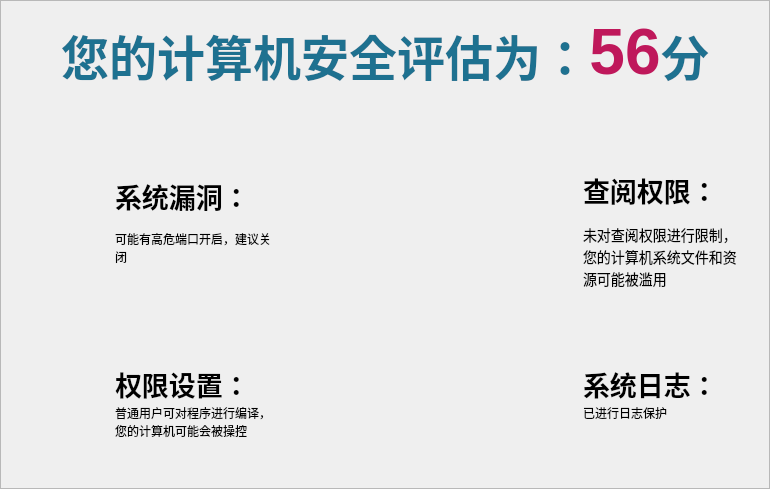
     <widget class="QWidget" name="pageOfMain">
      <layout class="QVBoxLayout" name="verticalLayout_4">
       <property name="spacing">
        <number>0</number>
       </property>
       <property name="leftMargin">
        <number>0</number>
       </property>
       <property name="topMargin">
        <number>0</number>
       </property>
       <property name="rightMargin">
        <number>0</number>
       </property>
       <property name="bottomMargin">
        <number>0</number>
       </property>
       <item>
        <widget class="QFrame" name="frameOfMain">
         <property name="styleSheet">
          <string notr="true">QFrame#frameOfMain
{
    border-image: url(:/img/background/snow-background.jpg);
}</string>
         </property>
         <property name="frameShape">
          <enum>QFrame::StyledPanel</enum>
         </property>
         <property name="frameShadow">
          <enum>QFrame::Raised</enum>
         </property>
         <layout class="QVBoxLayout" name="verticalLayout_2" stretch="1,4">
          <property name="spacing">
           <number>0</number>
          </property>
          <property name="leftMargin">
           <number>20</number>
          </property>
          <property name="topMargin">
           <number>15</number>
          </property>
          <property name="rightMargin">
           <number>20</number>
          </property>
          <property name="bottomMargin">
           <number>30</number>
          </property>
          <item>
           <layout class="QHBoxLayout" name="horizontalLayout" stretch="0,0,0,0,0">
            <property name="spacing">
             <number>0</number>
            </property>
            <item>
             <spacer name="horizontalSpacer_3">
              <property name="orientation">
               <enum>Qt::Horizontal</enum>
              </property>
              <property name="sizeHint" stdset="0">
               <size>
                <width>40</width>
                <height>20</height>
               </size>
              </property>
             </spacer>
            </item>
            <item>
             <widget class="QLabel" name="label">
              <property name="text">
               <string>&lt;html&gt;&lt;head/&gt;&lt;body&gt;&lt;p&gt;&lt;span style=&quot; font-size:36pt; font-weight:600; color:#1e7190;&quot;&gt;您的计算机安全评估为：&lt;/span&gt;&lt;/p&gt;&lt;/body&gt;&lt;/html&gt;</string>
              </property>
              <property name="alignment">
               <set>Qt::AlignBottom|Qt::AlignRight|Qt::AlignTrailing</set>
              </property>
             </widget>
            </item>
            <item>
             <widget class="QLabel" name="labelOfScore">
              <property name="text">
               <string>&lt;html&gt;&lt;head/&gt;&lt;body&gt;&lt;p&gt;&lt;span style=&quot; font-size:48pt; font-weight:600; color:#bf185b;&quot;&gt;56&lt;/span&gt;&lt;/p&gt;&lt;/body&gt;&lt;/html&gt;</string>
              </property>
              <property name="alignment">
               <set>Qt::AlignBottom|Qt::AlignHCenter</set>
              </property>
             </widget>
            </item>
            <item>
             <widget class="QLabel" name="label_2">
              <property name="text">
               <string>&lt;html&gt;&lt;head/&gt;&lt;body&gt;&lt;p&gt;&lt;span style=&quot; font-size:36pt; font-weight:600; color:#1e7190;&quot;&gt;分&lt;/span&gt;&lt;/p&gt;&lt;/body&gt;&lt;/html&gt;</string>
              </property>
              <property name="alignment">
               <set>Qt::AlignBottom|Qt::AlignLeading|Qt::AlignLeft</set>
              </property>
             </widget>
            </item>
            <item>
             <spacer name="horizontalSpacer_4">
              <property name="orientation">
               <enum>Qt::Horizontal</enum>
              </property>
              <property name="sizeHint" stdset="0">
               <size>
                <width>40</width>
                <height>20</height>
               </size>
              </property>
             </spacer>
            </item>
           </layout>
          </item>
          <item>
           <layout class="QGridLayout" name="gridLayout" rowstretch="0,0,0,0,0,0">
            <property name="sizeConstraint">
             <enum>QLayout::SetDefaultConstraint</enum>
            </property>
            <property name="leftMargin">
             <number>0</number>
            </property>
            <property name="topMargin">
             <number>0</number>
            </property>
            <property name="rightMargin">
             <number>0</number>
            </property>
            <property name="bottomMargin">
             <number>0</number>
            </property>
            <property name="horizontalSpacing">
             <number>40</number>
            </property>
            <property name="verticalSpacing">
             <number>0</number>
            </property>
            <item row="0" column="1">
             <layout class="QHBoxLayout" name="horizontalLayout_4">
              <property name="spacing">
               <number>10</number>
              </property>
             </layout>
            </item>
            <item row="0" column="0" rowspan="3">
             <layout class="QGridLayout" name="gridLayout_2">
              <property name="topMargin">
               <number>80</number>
              </property>
              <property name="horizontalSpacing">
               <number>10</number>
              </property>
              <property name="verticalSpacing">
               <number>0</number>
              </property>
              <item row="0" column="0">
               <widget class="clickLabel" name="iconOfSystemBug">
                <property name="sizePolicy">
                 <sizepolicy hsizetype="Preferred" vsizetype="Preferred">
                  <horstretch>0</horstretch>
                  <verstretch>0</verstretch>
                 </sizepolicy>
                </property>
                <property name="maximumSize">
                 <size>
                  <width>80</width>
                  <height>65</height>
                 </size>
                </property>
                <property name="baseSize">
                 <size>
                  <width>0</width>
                  <height>0</height>
                 </size>
                </property>
                <property name="text">
                 <string/>
                </property>
                <property name="pixmap">
                 <pixmap resource="../resource/res.qrc">:/img/scan/report/system-bug.png</pixmap>
                </property>
                <property name="scaledContents">
                 <bool>true</bool>
                </property>
                <property name="alignment">
                 <set>Qt::AlignCenter</set>
                </property>
               </widget>
              </item>
              <item row="0" column="1">
               <widget class="QLabel" name="titleOfSystemBug">
                <property name="maximumSize">
                 <size>
                  <width>160</width>
                  <height>16777215</height>
                 </size>
                </property>
                <property name="text">
                 <string>&lt;html&gt;&lt;head/&gt;&lt;body&gt;&lt;p&gt;&lt;span style=&quot; font-size:20pt; font-weight:600;&quot;&gt;系统漏洞：&lt;/span&gt;&lt;br/&gt;&lt;/p&gt;&lt;/body&gt;&lt;/html&gt;</string>
                </property>
                <property name="alignment">
                 <set>Qt::AlignBottom|Qt::AlignLeading|Qt::AlignLeft</set>
                </property>
               </widget>
              </item>
              <item row="1" column="1">
               <widget class="QLabel" name="textOfSystemBug">
                <property name="text">
                 <string>&lt;html&gt;&lt;head/&gt;&lt;body&gt;&lt;p&gt;可能有高危端口开启，建议关闭&lt;/p&gt;&lt;/body&gt;&lt;/html&gt;</string>
                </property>
                <property name="alignment">
                 <set>Qt::AlignLeading|Qt::AlignLeft|Qt::AlignTop</set>
                </property>
                <property name="wordWrap">
                 <bool>true</bool>
                </property>
               </widget>
              </item>
             </layout>
            </item>
            <item row="0" column="2" rowspan="3">
             <layout class="QGridLayout" name="gridLayout_4">
              <property name="topMargin">
               <number>80</number>
              </property>
              <property name="horizontalSpacing">
               <number>10</number>
              </property>
              <property name="verticalSpacing">
               <number>0</number>
              </property>
              <item row="0" column="0">
               <widget class="clickLabel" name="iconOfAccessRestriction">
                <property name="maximumSize">
                 <size>
                  <width>80</width>
                  <height>65</height>
                 </size>
                </property>
                <property name="text">
                 <string/>
                </property>
                <property name="pixmap">
                 <pixmap resource="../resource/res.qrc">:/img/scan/report/remote-management.png</pixmap>
                </property>
                <property name="scaledContents">
                 <bool>true</bool>
                </property>
                <property name="alignment">
                 <set>Qt::AlignCenter</set>
                </property>
               </widget>
              </item>
              <item row="0" column="1">
               <widget class="QLabel" name="titleOfAccessRestriction">
                <property name="maximumSize">
                 <size>
                  <width>160</width>
                  <height>16777215</height>
                 </size>
                </property>
                <property name="text">
                 <string>&lt;html&gt;&lt;head/&gt;&lt;body&gt;&lt;p&gt;&lt;span style=&quot; font-size:20pt; font-weight:600;&quot;&gt;查阅权限：&lt;/span&gt;&lt;br/&gt;&lt;/p&gt;&lt;/body&gt;&lt;/html&gt;</string>
                </property>
                <property name="alignment">
                 <set>Qt::AlignBottom|Qt::AlignLeading|Qt::AlignLeft</set>
                </property>
               </widget>
              </item>
              <item row="1" column="1">
               <widget class="QLabel" name="textOfAccessRestriction">
                <property name="text">
                 <string>&lt;html&gt;&lt;head/&gt;&lt;body&gt;&lt;p&gt;&lt;span style=&quot; font-family:'宋体'; font-size:10.5pt;&quot;&gt;未对查阅权限进行限制，您的计算机系统文件和资源可能被滥用&lt;/span&gt;&lt;/p&gt;&lt;/body&gt;&lt;/html&gt;</string>
                </property>
                <property name="alignment">
                 <set>Qt::AlignLeading|Qt::AlignLeft|Qt::AlignTop</set>
                </property>
                <property name="wordWrap">
                 <bool>true</bool>
                </property>
               </widget>
              </item>
             </layout>
            </item>
            <item row="1" column="1" rowspan="4">
             <widget class="QLabel" name="iconOfCenter">
              <property name="sizePolicy">
               <sizepolicy hsizetype="Preferred" vsizetype="Preferred">
                <horstretch>0</horstretch>
                <verstretch>0</verstretch>
               </sizepolicy>
              </property>
              <property name="maximumSize">
               <size>
                <width>130</width>
                <height>130</height>
               </size>
              </property>
              <property name="font">
               <font>
                <weight>50</weight>
                <bold>false</bold>
               </font>
              </property>
              <property name="text">
               <string/>
              </property>
              <property name="pixmap">
               <pixmap resource="../resource/res.qrc">:/img/scan/report/state-danger.png</pixmap>
              </property>
              <property name="scaledContents">
               <bool>true</bool>
              </property>
              <property name="alignment">
               <set>Qt::AlignCenter</set>
              </property>
              <property name="wordWrap">
               <bool>false</bool>
              </property>
             </widget>
            </item>
            <item row="3" column="0" rowspan="3">
             <layout class="QGridLayout" name="gridLayout_3">
              <property name="topMargin">
               <number>60</number>
              </property>
              <property name="horizontalSpacing">
               <number>10</number>
              </property>
              <property name="verticalSpacing">
               <number>0</number>
              </property>
              <item row="0" column="0">
               <widget class="clickLabel" name="iconOfRightSetting">
                <property name="maximumSize">
                 <size>
                  <width>80</width>
                  <height>80</height>
                 </size>
                </property>
                <property name="text">
                 <string/>
                </property>
                <property name="pixmap">
                 <pixmap resource="../resource/res.qrc">:/img/scan/report/right-setting.png</pixmap>
                </property>
                <property name="scaledContents">
                 <bool>true</bool>
                </property>
                <property name="alignment">
                 <set>Qt::AlignCenter</set>
                </property>
               </widget>
              </item>
              <item row="0" column="1">
               <widget class="QLabel" name="titleOfRightSetting">
                <property name="maximumSize">
                 <size>
                  <width>160</width>
                  <height>16777215</height>
                 </size>
                </property>
                <property name="text">
                 <string>&lt;html&gt;&lt;head/&gt;&lt;body&gt;&lt;p&gt;&lt;br/&gt;&lt;span style=&quot; font-size:20pt; font-weight:600;&quot;&gt;权限设置：&lt;/span&gt;&lt;/p&gt;&lt;/body&gt;&lt;/html&gt;</string>
                </property>
                <property name="alignment">
                 <set>Qt::AlignLeading|Qt::AlignLeft|Qt::AlignVCenter</set>
                </property>
               </widget>
              </item>
              <item row="1" column="1">
               <widget class="QLabel" name="textOfRightSetting">
                <property name="text">
                 <string>&lt;html&gt;&lt;head/&gt;&lt;body&gt;&lt;p&gt;普通用户可对程序进行编译，您的计算机可能会被操控&lt;/p&gt;&lt;/body&gt;&lt;/html&gt;</string>
                </property>
                <property name="alignment">
                 <set>Qt::AlignLeading|Qt::AlignLeft|Qt::AlignTop</set>
                </property>
                <property name="wordWrap">
                 <bool>true</bool>
                </property>
               </widget>
              </item>
             </layout>
            </item>
            <item row="3" column="2" rowspan="3">
             <layout class="QGridLayout" name="gridLayout_5">
              <property name="topMargin">
               <number>60</number>
              </property>
              <property name="horizontalSpacing">
               <number>10</number>
              </property>
              <property name="verticalSpacing">
               <number>0</number>
              </property>
              <item row="1" column="1">
               <widget class="QLabel" name="textOfSystemLog">
                <property name="text">
                 <string>已进行日志保护</string>
                </property>
                <property name="alignment">
                 <set>Qt::AlignLeading|Qt::AlignLeft|Qt::AlignTop</set>
                </property>
                <property name="wordWrap">
                 <bool>true</bool>
                </property>
               </widget>
              </item>
              <item row="0" column="1">
               <widget class="QLabel" name="titleOfSystemLog">
                <property name="maximumSize">
                 <size>
                  <width>160</width>
                  <height>16777215</height>
                 </size>
                </property>
                <property name="text">
                 <string>&lt;html&gt;&lt;head/&gt;&lt;body&gt;&lt;p&gt;&lt;br/&gt;&lt;span style=&quot; font-size:20pt; font-weight:600;&quot;&gt;系统日志：&lt;/span&gt;&lt;/p&gt;&lt;/body&gt;&lt;/html&gt;</string>
                </property>
                <property name="alignment">
                 <set>Qt::AlignLeading|Qt::AlignLeft|Qt::AlignVCenter</set>
                </property>
               </widget>
              </item>
              <item row="0" column="0">
               <widget class="clickLabel" name="iconOfSystemLog">
                <property name="maximumSize">
                 <size>
                  <width>80</width>
                  <height>80</height>
                 </size>
                </property>
                <property name="text">
                 <string/>
                </property>
                <property name="pixmap">
                 <pixmap resource="../resource/res.qrc">:/img/scan/report/system-log.png</pixmap>
                </property>
                <property name="scaledContents">
                 <bool>true</bool>
                </property>
                <property name="alignment">
                 <set>Qt::AlignCenter</set>
                </property>
               </widget>
              </item>
             </layout>
            </item>
           </layout>
          </item>
         </layout>
        </widget>
       </item>
      </layout>
     </widget>
